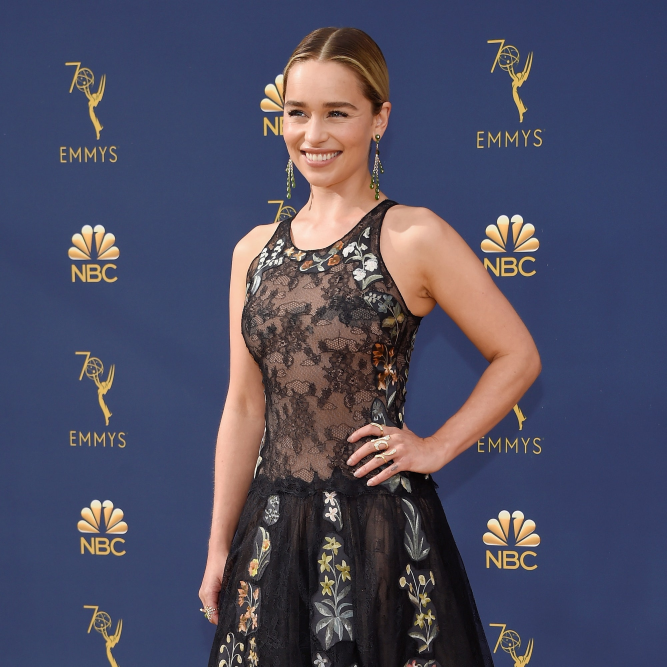
#> input picture FaceDetection/faces/Emilia Clarke/00-promo-emilia-tatoo.jpg, 2000 x 2000 px, found by its file name (shown at 1/3 size); its folder holds only this picture in this run
$ python face_recogCV.py
#> lines starting #> are read from the running program, lines starting #| are printed output that depends on the picture
import os
import cv2 as cv
import numpy as np

people = []
dir = r"\faces"
for i in os.listdir(dir):
    people.append(i)
#> pass 2 of the loop `for i in os.listdir(dir):`:

print(people)
haar_cascade = cv.CascadeClassifier(cv.data.haarcascades + 'haarcascade_frontalface_default.xml')
features = []
labels = []

for person in people:
    path = os.path.join(dir, person)
    label = people.index(person)

    for img in os.listdir(path):
        img_path = os.path.join(path, img)

        img_array = cv.imread(img_path)
#> img_array is the input picture: shape (2000, 2000, 3); mean B, G, R 97.5, 76.6, 77.6
        scale = 0.25
        width = int(img_array.shape[1] * scale)
#> width = 500
        height = int(img_array.shape[0] * scale)
#> height = 500

        dimentions = (width, height)
#> dimentions = (500, 500)
        resize = cv.resize(img_array, dimentions)
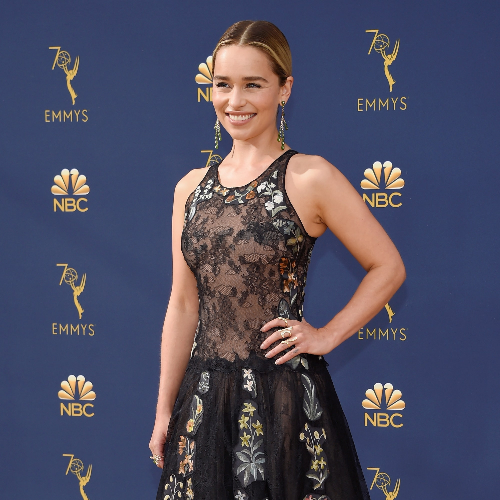
#> resize: shape (500, 500, 3); mean B, G, R 97.7, 76.8, 77.8
        gray = cv.cvtColor(resize, cv.COLOR_BGR2GRAY)
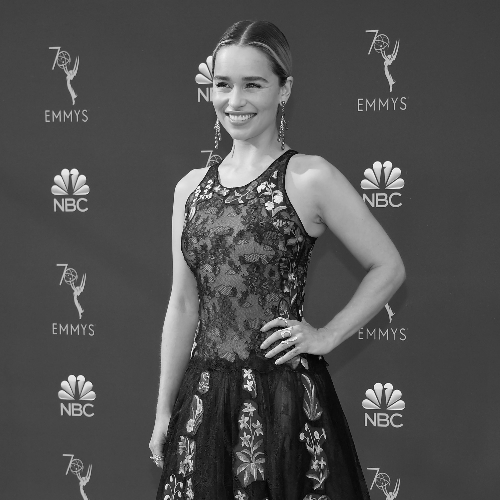
#> gray: shape (500, 500); min 2, max 254, mean 79.5

        faces_rect = haar_cascade.detectMultiScale(gray, scaleFactor = 1.1, minNeighbors = 11)
#> faces_rect = [[193, 48, 92, 92]]

        for (x, y, w, h) in faces_rect:
            faces_roi = gray[y:y+h][x:x+w]
            features.append(faces_roi)
            labels.append(label)
#> this loop made 1 pass
#> after the loop, features = [empty array]; labels = [0]
#> pass 2 of the loop `for person in people:`:
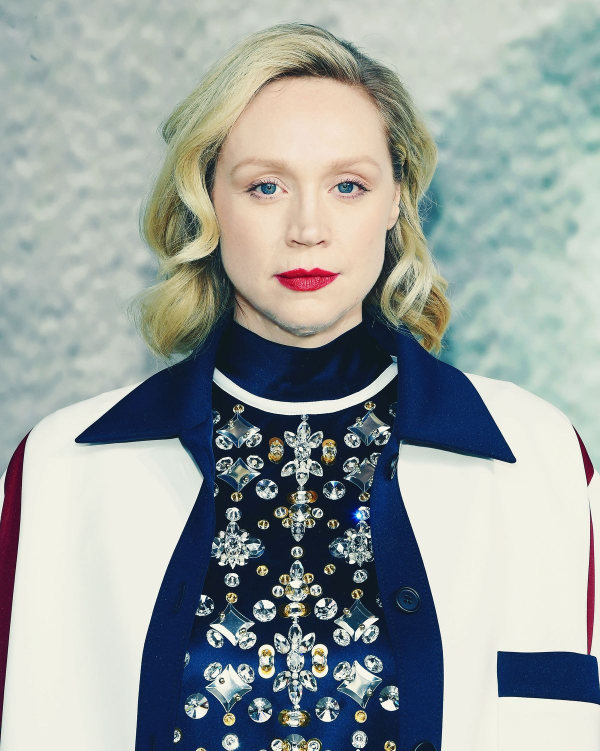
#> input picture FaceDetection/faces/Gwendoline Christie/0b637145f45a2ccda6e99561f954906788-18-gwendoline-christie.rvertical.w1200.jpg, 1200 x 1502 px, found by its file name (shown at 1/2 size)
#> img_array is the input picture: shape (1502, 1200, 3); mean B, G, R 159.1, 161, 153.6
#> `resize = cv.resize(img_array, dimentions)`:
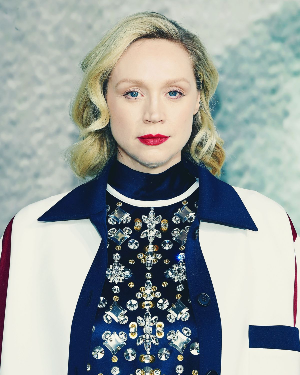
#> resize: shape (375, 300, 3); mean B, G, R 158.9, 160.9, 153.5
#> `gray = cv.cvtColor(resize, cv.COLOR_BGR2GRAY)`:
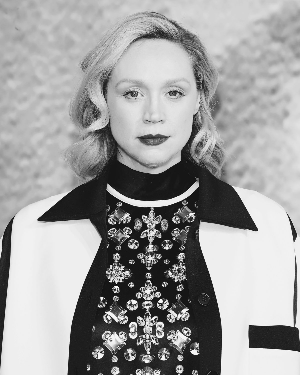
#> gray: shape (375, 300); min 8, max 254, mean 158.5
#> faces_rect = [[99, 51, 110, 110]]
#> the loop `for (x, y, w, h) in faces_rect:` made 1 pass
#> after the loop `for (x, y, w, h) in faces_rect:`: features = 2 items; labels = [0, 1]

features = np.array(features, dtype= 'object')
labels = np.array(labels)

face_recognizer = cv.face.LBPHFaceRecognizer_create()

#> (the run stopped early here; a loop or call above may not have finished)
